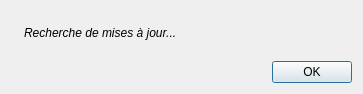
<?xml version="1.0" encoding="UTF-8"?>
<ui version="4.0">
 <class>InfoNewVersion</class>
 <widget class="QDialog" name="InfoNewVersion">
  <property name="geometry">
   <rect>
    <x>0</x>
    <y>0</y>
    <width>363</width>
    <height>94</height>
   </rect>
  </property>
  <property name="windowTitle">
   <string>Recherche des mises à jour</string>
  </property>
  <property name="windowIcon">
   <iconset resource="Multiup.qrc">
    <normaloff>:/img/favicon.png</normaloff>:/img/favicon.png</iconset>
  </property>
  <layout class="QVBoxLayout" name="verticalLayout">
   <item>
    <layout class="QHBoxLayout" name="horizontalLayout">
     <property name="sizeConstraint">
      <enum>QLayout::SetMinimumSize</enum>
     </property>
     <item>
      <widget class="QLabel" name="label_2">
       <property name="sizePolicy">
        <sizepolicy hsizetype="Fixed" vsizetype="Fixed">
         <horstretch>0</horstretch>
         <verstretch>0</verstretch>
        </sizepolicy>
       </property>
       <property name="text">
        <string/>
       </property>
       <property name="pixmap">
        <pixmap resource="Multiup.qrc">:/img/favicon.png</pixmap>
       </property>
      </widget>
     </item>
     <item>
      <widget class="QLabel" name="label">
       <property name="sizePolicy">
        <sizepolicy hsizetype="Preferred" vsizetype="Minimum">
         <horstretch>0</horstretch>
         <verstretch>0</verstretch>
        </sizepolicy>
       </property>
       <property name="text">
        <string>&lt;html&gt;&lt;head/&gt;&lt;body&gt;&lt;p&gt;&lt;span style=&quot; font-style:italic;&quot;&gt;Recherche de mises à jour...&lt;/span&gt;&lt;/p&gt;&lt;/body&gt;&lt;/html&gt;</string>
       </property>
       <property name="scaledContents">
        <bool>false</bool>
       </property>
       <property name="alignment">
        <set>Qt::AlignLeading|Qt::AlignLeft|Qt::AlignVCenter</set>
       </property>
       <property name="wordWrap">
        <bool>true</bool>
       </property>
       <property name="textInteractionFlags">
        <set>Qt::TextBrowserInteraction</set>
       </property>
      </widget>
     </item>
    </layout>
   </item>
   <item>
    <widget class="QDialogButtonBox" name="buttonBox">
     <property name="orientation">
      <enum>Qt::Horizontal</enum>
     </property>
     <property name="standardButtons">
      <set>QDialogButtonBox::Ok</set>
     </property>
     <property name="centerButtons">
      <bool>false</bool>
     </property>
    </widget>
   </item>
  </layout>
 </widget>
 <resources>
  <include location="Multiup.qrc"/>
 </resources>
 <connections/>
</ui>
